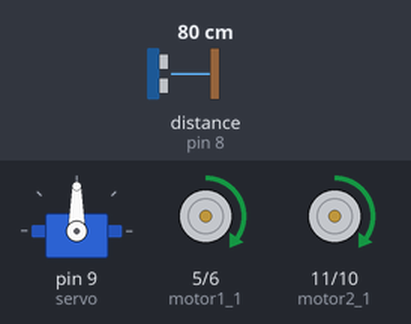
A sketch run on a simulated Arduino Uno, built with avr-gcc and run on an emulated ATmega328P. Shown: servo, motor-driver pin pairs drawn as motors (green arrow = first pin HIGH = forward, orange = second pin HIGH = backward, longer = more drive). The test bench sets the inputs (shaded band); at power-on: distance to the obstacle (sensor on pin 8) 80 cm. The echo pulse lasts 58.3 µs per cm.

Above: at 4.2 s.
4.3 s: distance to the obstacle (sensor on pin 8) set to 27 cm
5.8 s: distance to the obstacle (sensor on pin 8) set to 23 cm
At 6.6 s:
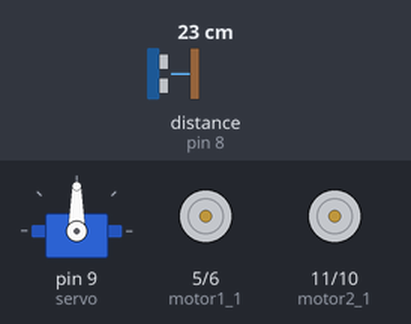
8.8 s: distance to the obstacle (sensor on pin 8) set to 2 cm
11.8 s: distance to the obstacle (sensor on pin 8) set to 35 cm
At 12.7 s:
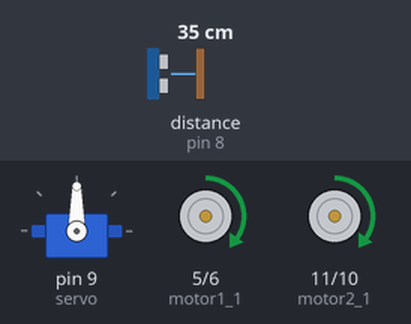
13.3 s: distance to the obstacle (sensor on pin 8) set to 4 cm
At 15.1 s:
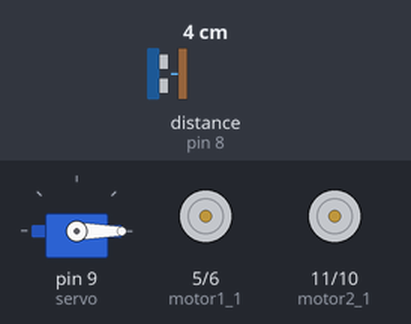
16.3 s: distance to the obstacle (sensor on pin 8) set to 18 cm
19.3 s: distance to the obstacle (sensor on pin 8) set to 23 cm
At 27.2 s:
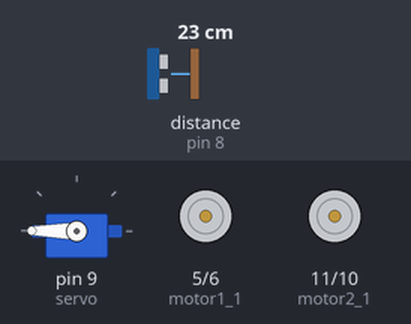
Timing chart, 0 to 29.9 s (numbered marks = the images above; inputs shaded):
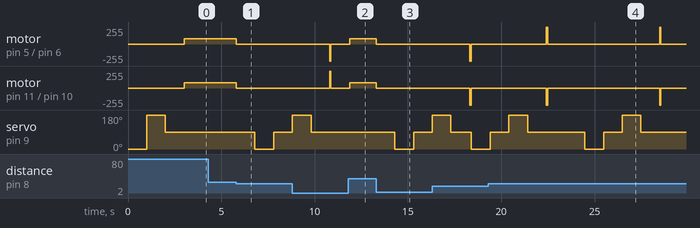

Measured:
- the behaviour switches between 25 and 24 cm on distance to the obstacle (sensor on pin 8) (found by bisection; images 0 and 1)
- the behaviour switches between 20 and 21 cm on distance to the obstacle (sensor on pin 8) (found by bisection; images 3 and 4)
- after the input at 4.3 s, every drawn part: stays the same
- after the input at 5.8 s, motor on pin 5 (motor1_1) / pin 6 (motor1_2), motor on pin 11 (motor2_1) / pin 10 (motor2_2): forward 80/255 → stopped at once; servo on pin 9 (servo): 90° → 0° after 1.0 s, → 90° 1.0 s later
- after the input at 11.8 s, motor on pin 5 (motor1_1) / pin 6 (motor1_2), motor on pin 11 (motor2_1) / pin 10 (motor2_2): stopped → forward 80/255 after 0.08 s; servo on pin 9 (servo): stays 90° (without the input it goes to 0° after 1.1 s)
- after the input at 13.3 s, motor on pin 5 (motor1_1) / pin 6 (motor1_2), motor on pin 11 (motor2_1) / pin 10 (motor2_2): forward 80/255 → stopped at once; servo on pin 9 (servo): 90° → 0° after 1.0 s, → 90° 1.0 s later
- after the input at 19.3 s, motor on pin 5 (motor1_1) / pin 6 (motor1_2): alternates forward 255/255 for 0.07 s and stopped for 6.0 s, starting after 3.1 s; motor on pin 11 (motor2_1) / pin 10 (motor2_2): stopped → backward 255/255 after 9.2 s, → stopped 0.07 s later

The sketch:

SonarReflexRobot.ino
```cpp
/*
  SonarReflexRobot

  This code drives a simple robot using the HC-SR04 sensor.
  The implementation is very trivial and allows you to have a funny robot that are able to avoid obstacles.
 */
#include <NewPing.h>
#include  <Servo.h>

//All the fixed values are declared as const integer
bool stopped=true;
bool stuck=false;

const uint16_t max_distance=500;
const uint8_t motor1_1= 5;
const uint8_t motor1_2= 6;
const uint8_t motor2_1= 11;
const uint8_t motor2_2= 10;
const uint8_t servo=9;
const uint8_t trigger=7;
const uint8_t echo=8;

const uint8_t left=0;
const uint8_t right=255;
const uint8_t center=90;

Servo sweep_motor;
NewPing sonar(trigger,echo,max_distance);

//stop motors
void motor_stop();
//moves servo motor from left to right and after that sets position to the center. this is useful to determine if the hcsr04 is mounted correctly
void sweep_motor_check();
// moves hcsr04  to the left and measure distance
int look_left();
// moves hcsr04  to the left and measure distance
int look_right();
// start motors in forward direction
void motor_forward(int velocity);
// start motors in backward direction
void motor_backward();
// makes the robot turns right
void motor_right();
// makes the robot turns left
void motor_left();

void setup() {

 //initialze all the pins needed
 pinMode(motor1_1,OUTPUT);
 pinMode(motor1_2,OUTPUT);
 pinMode(motor2_1,OUTPUT);
 pinMode(motor2_2,OUTPUT);

 //make sure that motors are stopped
 digitalWrite(motor1_1,LOW);
 digitalWrite(motor1_2,LOW);
 digitalWrite(motor2_1,LOW);
 digitalWrite(motor2_2,LOW);

 //initialize servo motor and perform check
 sweep_motor.attach(servo);
 sweep_motor_check();


}

void loop() {

 // measure distance
 int distance=sonar.ping_cm();

 // take action based on distance value
 if(distance<25 && distance!=0)
  {
    motor_stop();
    delay(1000);
    do{
      int left_distance=look_left();
      int right_distance=look_right();
      stuck=false;
      if(left_distance>20 || right_distance>20)
      {

          if(left_distance>right_distance)
            motor_left();

          else
            motor_right();
      }
      else
      {
          motor_backward();
          delay(100);
          motor_stop();
          stuck=true;
      }
      }while(stuck);
      delay(1000);
  }

    if(stopped)
      motor_forward(80);


}

void motor_stop()
{
  digitalWrite(motor1_1,LOW);
  digitalWrite(motor1_2,LOW);
  digitalWrite(motor2_1,LOW);
  digitalWrite(motor2_2,LOW);
  stopped=true;
}

void sweep_motor_check()
{
   sweep_motor.write(left);
  delay(1000);
  sweep_motor.write(right);
  delay(1000);
  sweep_motor.write(center);
  delay(1000);
}
int look_left()
{
  int distance;
  sweep_motor.write(left);
  delay(1000);
  distance=sonar.ping_cm();
  sweep_motor.write(center);
  delay(1000);

  return distance;
}
int look_right()
{
  int distance;
  sweep_motor.write(right);
  delay(1000);
  distance=sonar.ping_cm();
  sweep_motor.write(center);
  delay(1000);

  return distance;
}

void motor_forward(int velocity)
{
  analogWrite(motor1_1,velocity);
  digitalWrite(motor1_2,LOW);
  analogWrite(motor2_1,velocity);
  digitalWrite(motor2_2,LOW);
  stopped=false;
}
void motor_backward()
{
  digitalWrite(motor1_2,HIGH);
  digitalWrite(motor1_1,LOW);
  digitalWrite(motor2_2,HIGH);
  digitalWrite(motor2_1,LOW);
  stopped=false;
}
void motor_right()
{
  digitalWrite(motor1_1,HIGH);
  digitalWrite(motor1_2,LOW);
  digitalWrite(motor2_1,LOW);
  digitalWrite(motor2_2,HIGH);
  delay(70);
  digitalWrite(motor1_1,LOW);
  digitalWrite(motor2_2,LOW);
}
void motor_left()
{
  digitalWrite(motor1_1,LOW);
  digitalWrite(motor1_2,HIGH);
  digitalWrite(motor2_1,HIGH);
  digitalWrite(motor2_2,LOW);
  delay(70);
  digitalWrite(motor1_2,LOW);
  digitalWrite(motor2_1,LOW);

}
```
